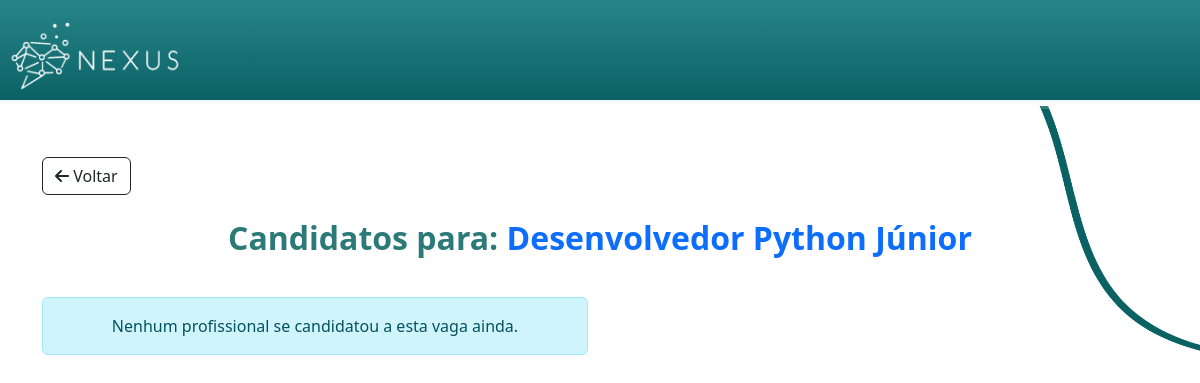
The app's page /vaga/2/candidatos (signed in), older data.
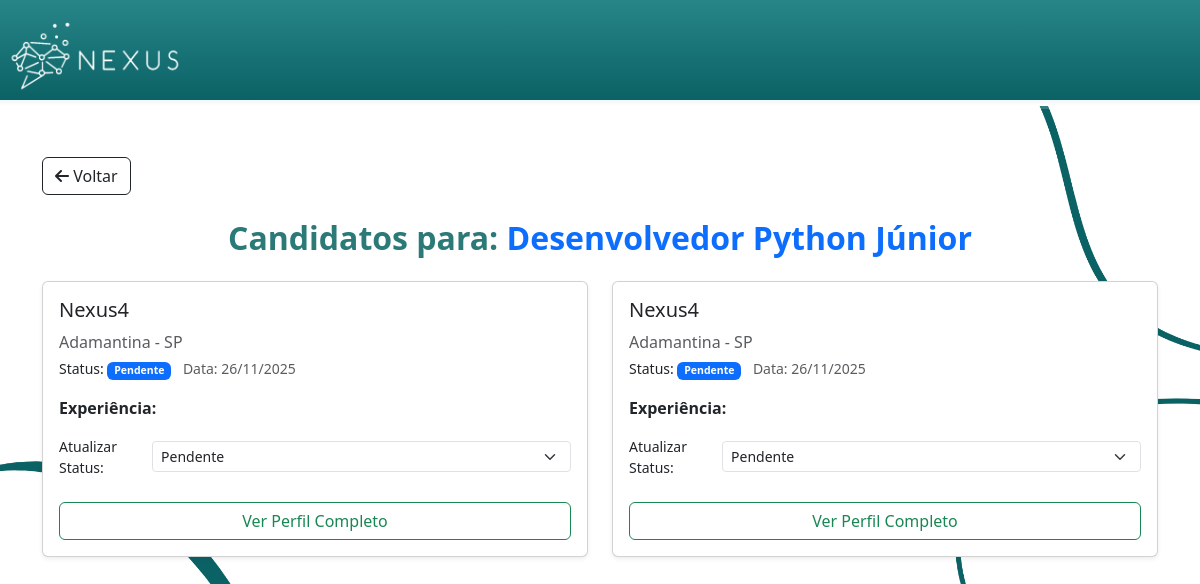
The same page, newer data.
### models.py (models this page shows, shortened)
class Vaga(db.Model):
    __tablename__ = 'vagas'
    id = db.Column(db.Integer, primary_key=True)
    empresa_id = db.Column(db.Integer, db.ForeignKey('empresas.id'), nullable=False)
    titulo = db.Column(db.String(150), nullable=False)
    descricao = db.Column(db.Text, nullable=False)
    requisitos = db.Column(db.Text)
    local = db.Column(db.String(150))
    salario = db.Column(db.Numeric(10,2))

class Profissional(db.Model):
    __tablename__ = 'profissionais'
    id = db.Column(db.Integer, primary_key=True)
    usuario_id = db.Column(db.Integer, db.ForeignKey('usuarios.id'), unique=True, nullable=False)
    nome_profissional = db.Column(db.String(150), nullable=False)
    endereco = db.Column(db.String(200))
    cidade = db.Column(db.String(100))
    estado = db.Column(db.String(100))
    cep = db.Column(db.String(15))
    telefone = db.Column(db.String(50))
    experiencia = db.Column(db.Text)
    habilidades = db.Column(db.Text)
    usuario = db.relationship('Usuario', backref=db.backref('profissional', uselist=False))

class Candidatura(db.Model):
    __tablename__ = 'candidaturas'
    id = db.Column(db.Integer, primary_key=True)
    profissional_id = db.Column(db.Integer, db.ForeignKey('profissionais.id'), nullable=False)
    vaga_id = db.Column(db.Integer, db.ForeignKey('vagas.id'), nullable=False)
    data_candidatura = db.Column(db.DateTime, default=db.func.current_timestamp())
    status = db.Column(db.String(50), default='Pendente', nullable=False) # Ex: Pendente, Visualizada, Aceita, Rejeitada
    profissional = db.relationship('Profissional', backref='candidaturas')
    vaga = db.relationship('Vaga', backref='candidaturas')

### app.py (the view)
@app.route('/vaga/<int:vaga_id>/candidatos')
def candidatos_por_vaga(vaga_id):
    if session.get('tipo_conta') != 'empresa':
        return redirect(url_for('index'))
    vaga = Vaga.query.get_or_404(vaga_id)
    empresa = Empresa.query.filter_by(usuario_id=session['usuario_id']).first()
    if vaga.empresa_id != empresa.id:
        abort(403)
    candidaturas = Candidatura.query.filter_by(vaga_id=vaga_id).all()
    candidatos = []
    for c in candidaturas:
        candidato_perfil = Profissional.query.get(c.profissional_id)
        candidatos.append({
            'perfil': candidato_perfil,
            'candidatura_id': c.id, # Adicionado ID da candidatura para a API de status
            'data_candidatura': c.data_candidatura,
            'status': c.status
        })
    status_possiveis = ['Pendente', 'Visualizada', 'Em Entrevista', 'Aprovado', 'Rejeitado']
    return render_template(
        'CandidatosVaga.html', # Você precisará atualizar este template
        vaga=vaga,
        candidatos=candidatos,
        tipo_conta='empresa',
        status_possiveis=status_possiveis
    )

### app.py (called while the page is built, shortened)
def truncate_filter(s, length=255, killwords=False, end='...'):
    if s is None:
        return ""

@app.after_request
def add_security_headers(response):
    return response

### templates/CandidatosVaga.html (shortened to what this page needs)
<html>
<head>
    <link rel="stylesheet" href="https://cdnjs.cloudflare.com/ajax/libs/font-awesome/6.5.1/css/all.min.css"
 />
    <link href="{{ url_for('static', filename='Estilo.css') }}" rel="stylesheet">
    <link href="https://cdn.jsdelivr.net/npm/bootstrap@5.3.3/dist/css/bootstrap.min.css" rel="stylesheet">
</head>
<body id="corpoInicio">
    <header id="cabecalhoIndex">
        <a href="{{ url_for('index') }}">
            <img id="logoheader" src="{{ url_for('static', filename='images/logo-branco.png') }}" alt="Logo Nexus">
        </a>
    </header>
    <div id="degradeCabecalhoIndex2"></div>
    <main class="container my-5">
        <a href="javascript:history.back()" class="btn btn-outline-dark mb-4">
            <i class="fa-solid fa-arrow-left"></i> Voltar
        </a>
        <h1 class="titulo-pagina text-center mb-4">Candidatos para: <span class="text-primary">{{ vaga.titulo }}</span></h1>
        <div class="row row-cols-1 row-cols-md-2 g-4">
            {% for c_data in candidatos %}
            {% set perfil = c_data.perfil %}
            <div class="col">
                <div class="card h-100 shadow-sm card-nexus">
                    <div class="card-body">
                        <h5 class="card-title">{{ perfil.nome_profissional }}</h5>
                        <p class="card-text text-muted mb-1">{{ perfil.cidade }} - {{ perfil.estado }}</p>
                        <p class="mb-1 small">Status:
                            <span class="badge bg-primary">{{ c_data.status }}</span>
                            <span class="text-muted ms-2">Data: {{ c_data.data_candidatura.strftime('%d/%m/%Y') }}</span>
                        </p>
                        <p class="mt-3 mb-2"><strong>Experiência:</strong></p>
                        <div class="d-flex align-items-center mb-3">
                            <label for="status-{{ c_data.candidatura_id }}" class="form-label me-2 mb-0 small">Atualizar Status:</label>
                            <select class="form-select form-select-sm" id="status-{{ c_data.candidatura_id }}"
                                onchange="atualizarStatus({{ c_data.candidatura_id }}, this.value)">
                                {% for status in status_possiveis %}
                                    <option value="{{ status }}" {% if c_data.status == status %}selected{% endif %}>
                                        {{ status }}
                                    </option>
                                {% endfor %}
                            </select>
                        </div>
                        <a href="{{ url_for('detalhe', tipo='profissional', id=perfil.id) }}" class="btn btn-outline-success w-100 mt-2">
                            Ver Perfil Completo
                        </a>
                    </div>
                </div>
            </div>
            {% endfor %}
            {% if not candidatos %}
            <div class="col-12">
                <div class="alert alert-info text-center mt-3">
                    Nenhum profissional se candidatou a esta vaga ainda.
                </div>
            </div>
            {% endif %}
        </div>
    </main>
</body>
</html>

### static/Estilo.css (style rules this page uses)
#corpoInicio { background-color: white; background-image: url(../static/images/ELEMENTO1.png); background-size: 100%; background-repeat: no-repeat; background-position: center; }
#logoheader { width: auto; height: auto; max-height: 100px; margin: 0; }
#cabecalhoIndex { background-color: #268a8d; color: white; font-family: Cambria, Cochin, Georgia, Times, 'Times New Roman', serif; width: 100%; border-bottom: 6px solid transparent; background-image: linear-gradient(#278588, #0B6265), linear-gradient(to bottom, #0B6265, #ffffff); background-origin: padding-box, border-box; background-clip: padding-box, border-box; }
.titulo-pagina { font-weight: 700; color: #2b7a78; margin-bottom: 50px; }
#degradeCabecalhoIndex2 { background: linear-gradient(to right, transparent, rgba(255, 255, 255, 0.2)); height: 3px; }
.titulo-pagina { font-weight: 700; color: #2b7a78; margin-bottom: 1rem; font-size: 2rem; }
.titulo-pagina { font-weight: 700; font-size: 2rem; color: #2b7a78; }
.card-nexus { border: 1px solid #c3dede; border-radius: 15px; overflow: hidden; box-shadow: 0 6px 16px rgba(49, 122, 126, 0.15); }

Row changes from the older to the newer data that the page shows:
added Candidatura: status "Pendente", data_candidatura "26/11/2025"
added Profissional: nome_profissional "Nexus4", cidade "Adamantina", estado "SP"
added Candidatura: status "Pendente", data_candidatura "26/11/2025"
Text that changed along with them:
text no longer shown: "Nenhum profissional se candidatou a esta vaga ainda."
